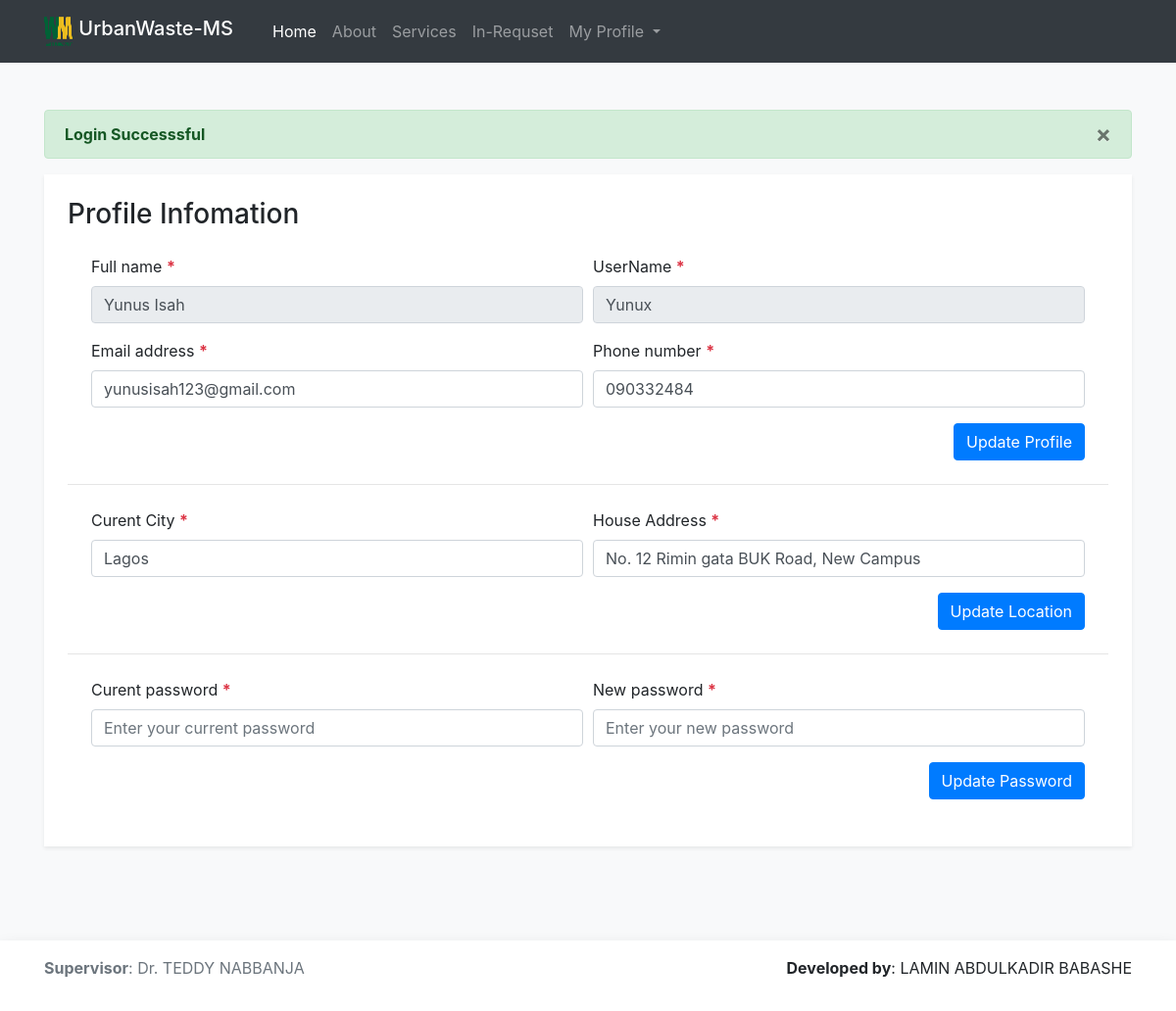
The page /profile.php (signed in) on the database its author committed.
### tables this page shows
CREATE TABLE `user` (
  `id` int(11) NOT NULL,
  `fullName` varchar(30) NOT NULL,
  `userName` varchar(30) NOT NULL,
  `email` varchar(50) NOT NULL,
  `phone` varchar(12) NOT NULL,
  `curentCity` varchar(30) NOT NULL,
  `houseAddress` varchar(200) NOT NULL,
  `status` int(11) NOT NULL COMMENT 'admin=1, user=2',
  `updateDate` datetime NOT NULL DEFAULT '0000-00-00 00:00:00' ON UPDATE CURRENT_TIMESTAMP,
  `password` varchar(255) NOT NULL
);

### profile.php (the view, shortened to what this page needs)
<!DOCTYPE html>
<html lang="en">
  <head>
    <link rel="stylesheet" href="css/bootstrap.min.css" />
    <link
      rel="stylesheet"
      href="https://use.fontawesome.com/releases/v5.3.1/css/all.css"
    />
  </head>
  <body class="d-flex flex-column min-vh-100 bg-light">
  <?php include("include/full-header.php"); ?>
    <div class="container flex-grow-1 flex-shrink-0 py-5">
        <?php
              if(isset($_SESSION["msg"])){
                echo $_SESSION["msg"];
              }
            ?>
      <div class="mb-5 p-4 bg-white shadow-sm">
        <?php
        $id = $_SESSION["login"];
        $sql = "SELECT * FROM `user` WHERE id = '$id'";
        $result = mysqli_query($conn,$sql);
        $row = mysqli_fetch_assoc($result);
        ?>
        <h3>Profile Infomation</h3>
        <form class="needs-validation m-4" novalidate method="post" action="./helper/update-details.php">
          <div class="form-row">
            <div class="form-group col-md-6">
              <label for="inputMailForm"
                >Full name
                <span class="text-danger font-weight-bold">*</span></label
              >
              <input
                type="text"
                class="form-control"
                placeholder="Enter your full name"
                required
                readonly
                value="<?php echo $row["fullName"]; ?>"
              />
            </div>
            <div class="form-group col-md-6">
              <label for="inputMailForm"
                >UserName
                <span class="text-danger font-weight-bold">*</span></label
              >
              <input
                type="text"
                class="form-control"
                placeholder="Enter your UserName"
                required
                readonly
                value="<?php echo $row["userName"]; ?>"
              />
            </div>
            <div class="form-group col-md-6">
              <label for="inputMailForm"
                >Email address
                <span class="text-danger font-weight-bold">*</span></label
              >
              <input
                type="email"
                class="form-control"
                placeholder="Enter your email address"
                required
                value="<?php echo $row["email"]; ?>"
                name="email"
              />
            </div>
            <div class="form-group col-md-6">
              <label for="inputMailForm"
                >Phone number
                <span class="text-danger font-weight-bold">*</span></label
              >
              <input
                type="text"
                class="form-control"
                placeholder="Enter your phone number"
                required
                value="<?php echo $row["phone"]; ?>"
                name="phone"
              />
            </div>
          </div>
          <div
            class="btn-toolbar justify-content-between"
            role="toolbar"
            aria-label="Toolbar with button groups"
          >
            <div class="input-group">
            <input
                type="submit"
                class="btn btn-primary"
                value = "Update Profile"
                name = "updateProfile"
              />
            </div>
          </div>
        </form>
        <hr />
      <form class="needs-validation m-4" novalidate method="post" action="./helper/update-details.php">
          <div class="form-row">
            <div class="form-group col-md-6">
              <label for="inputMailForm"
                >Curent City
                <span class="text-danger font-weight-bold">*</span></label
              >
              <input
                type="text"
                class="form-control"
                placeholder="Enter your current City"
                required
                value="<?php echo $row["curentCity"]; ?>"
                name="city"
              />
            </div>
            <div class="form-group col-md-6">
              <label for="inputMailForm"
                >House Address
                <span class="text-danger font-weight-bold">*</span></label
              >
              <input
                type="text"
                class="form-control"
                placeholder="Enter House Address"
                required
                value="<?php echo $row["houseAddress"]; ?>"
                name="address"
              />
            </div>
          </div>
          <div
            class="btn-toolbar justify-content-between"
            role="toolbar"
            aria-label="Toolbar with button groups"
          >
            <div class="input-group">
            <input
                type="submit"
                class="btn btn-primary"
                value = "Update Location"
                name = "updateLocation"
              />
            </div>
          </div>
        </form>
        <hr />
        <form class="needs-validation m-4" novalidate method="post" action="./helper/update-details.php">
          <div class="form-row">
            <div class="form-group col-md-6">
              <label for="inputMailForm"
                >Curent password
                <span class="text-danger font-weight-bold">*</span></label
              >
              <input
                type="password"
                class="form-control"
                placeholder="Enter your current password"
                required
                name = "currentPass"
              />
            </div>
            <div class="form-group col-md-6">
              <label for="inputMailForm"
                >New password
                <span class="text-danger font-weight-bold">*</span></label
              >
              <input
                type="password"
                class="form-control"
                placeholder="Enter your new password"
                required
                name="newPass"
              />
            </div>
          </div>
          <div
            class="btn-toolbar justify-content-between"
            role="toolbar"
            aria-label="Toolbar with button groups"
          >
            <div class="input-group">
              <input
                type="submit"
                class="btn btn-primary"
                value = "Update Password"
                name = "updatePassword"
              />
            </div>
          </div>
        </form>
      </div>
    </div>
    <?php include("include/footer.php") ?>
  </body>
</html>

### rows shown on the page
user: fullName "Yunus Isah", userName "Yunux", email "yunusisah123@gmail.com", phone "090332484", city "Lagos", address "No. 12 Rimin gata BUK Road, New Campus"

### other values the page prints
$_SESSION["msg"] "× Login Successsful"
